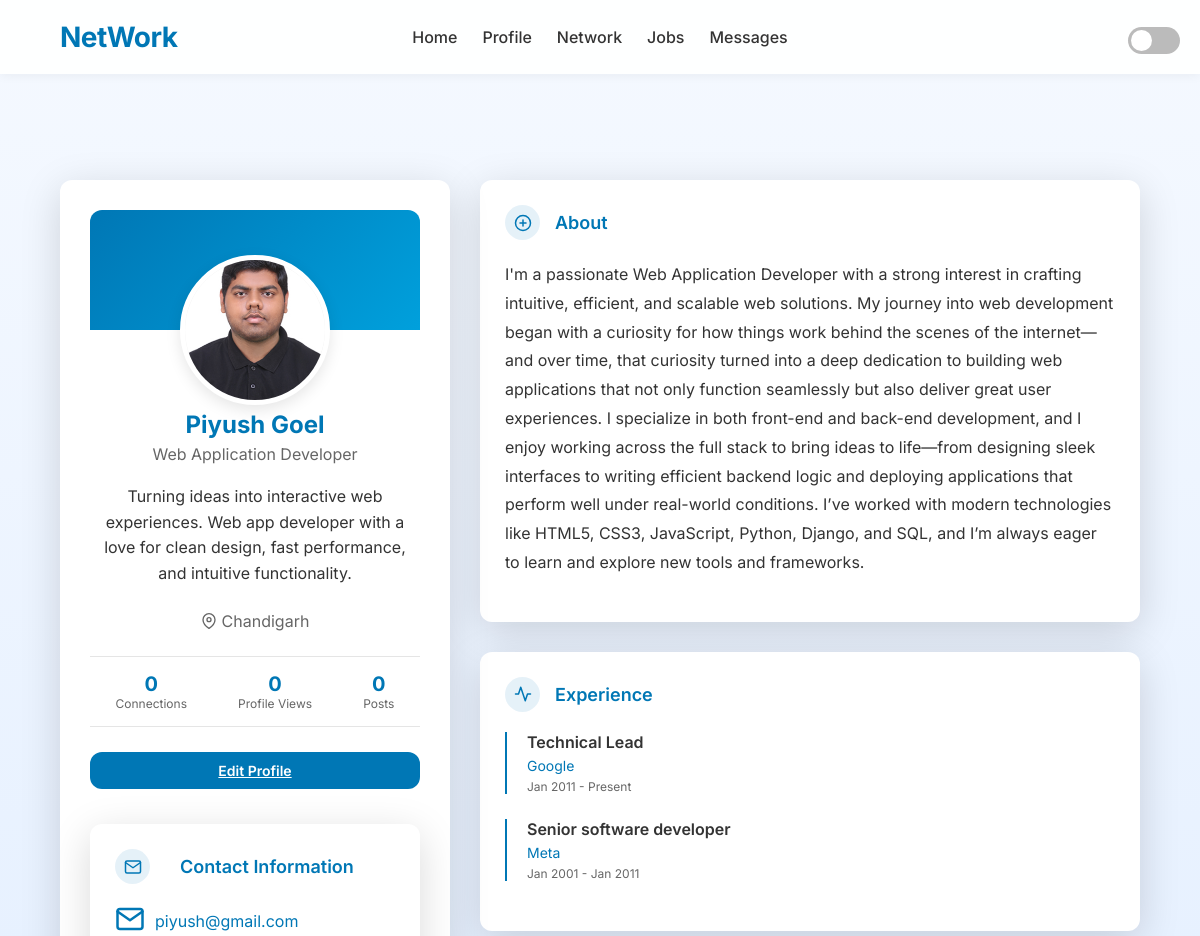
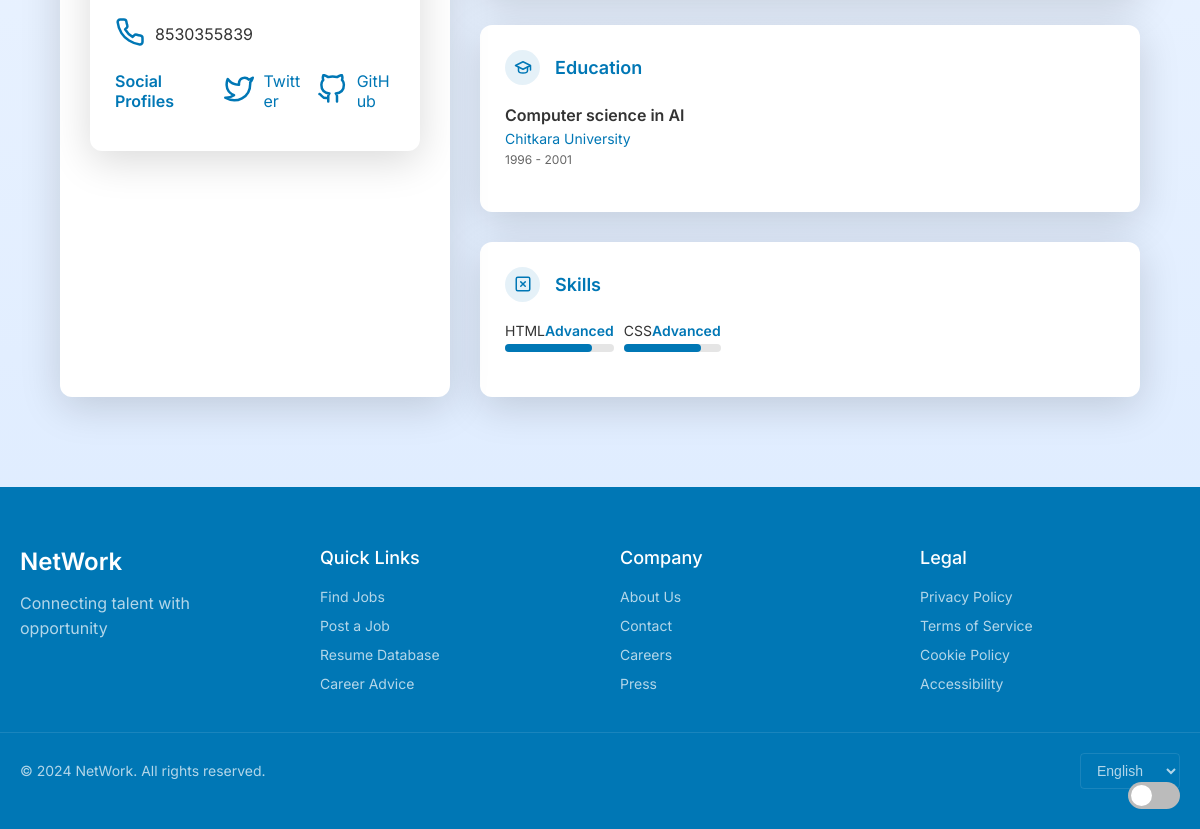
Screenshot of /profile/ (signed in) with the database file from the repository (2 pictures, top to bottom).
### network_auth/models.py (models this page shows, shortened)
class Profile(models.Model):
    user = models.OneToOneField(User, on_delete=models.CASCADE)
    first_name = models.CharField(max_length=100)
    last_name = models.CharField(max_length=100)
    title = models.CharField(max_length=200)
    location = models.CharField(max_length=200)
    short_bio = models.TextField()
    about = models.TextField()
    email = models.EmailField(max_length=255, blank=True)
    phone = models.CharField(max_length=20, blank=True)
    github = models.URLField(max_length=255, blank=True)
    twitter = models.URLField(max_length=255, blank=True)
    profile_image = models.ImageField(upload_to='profile_pics/', default='profile_pics/default.jpg')
    def get_full_name(self):
        return f"{self.first_name} {self.last_name}"
    profile_visibility = models.CharField(max_length=20, choices=PROFILE_VISIBILITY_CHOICES, default='public')
    show_email = models.BooleanField(default=True)
    show_phone = models.BooleanField(default=False)

class Experience(models.Model):
    profile = models.ForeignKey(Profile, on_delete=models.CASCADE, related_name='experiences')
    job_title = models.CharField(max_length=200)
    company = models.CharField(max_length=200)
    start_date = models.DateField()
    end_date = models.DateField(null=True, blank=True)
    currently_working = models.BooleanField(default=False)
    class Meta:
        ordering = ['-start_date']

class Education(models.Model):
    profile = models.ForeignKey(Profile, on_delete=models.CASCADE, related_name='educations')
    institution = models.CharField(max_length=200)
    degree = models.CharField(max_length=200)
    start_year = models.DateField()
    end_year = models.DateField()
    class Meta:
        ordering = ['-end_year']
        verbose_name_plural = "Education"

class Skill(models.Model):
    profile = models.ForeignKey(Profile, on_delete=models.CASCADE, related_name='skills')
    name = models.CharField(max_length=100)
    proficiency = models.IntegerField(choices=[(i, str(i)) for i in range(1, 101)], default=50)
    @property
    def level_text(self):
        try:
            prof = int(self.proficiency)
            if prof <= 33:
                return "Beginner"
            elif prof <= 66:
                return "Intermediate"
            else:
                return "Advanced"
        except (ValueError, TypeError):
            return "Not Specified"

### network_core/views.py (the view)
# urls.py: path('', views.profile_view, name='my_profile'),  # Current user's profile
@login_required
def profile_view(request, username=None):
    try:
        if username:
            profile = get_object_or_404(Profile, user__username=username)
        else:
            profile = get_object_or_404(Profile, user=request.user)
        experiences = Experience.objects.filter(profile=profile).order_by('-start_date')
        education = Education.objects.filter(profile=profile).order_by('-end_year')
        skills = profile.skills.all()
        context = {
            'profile': profile,
            'experiences': experiences,
            'education': education,
            'skills': skills,
            'is_own_profile': request.user == profile.user
        }
        return render(request, 'network_core/profile.html', context)
    except Profile.DoesNotExist:
        if username:
            messages.error(request, f"Profile for user {username} does not exist.")
            return redirect('login_register')
        else:
            messages.info(request, "Please create your profile first.")
            return redirect('create_profile')

### templates/network_core/profile.html (shortened to what this page needs)
<!DOCTYPE html>
<html lang="en">
<head>
  {% load static %}
  <link rel="stylesheet" href="{% static 'css/profile.css' %}">
  <link rel="stylesheet" href="{% static 'css/common.css' %}">
</head>
<body>
  {% include 'network_jobs/navbar.html' %}
  <div class="main-container">
    <div class="profile-container">
      <div class="profile-card">
        <div class="profile-header">
          <img src="{{ profile.profile_image.url }}" alt="Profile" class="profile-picture">
        </div>
        <h1 class="profile-name">{{ profile.get_full_name }}</h1>
        <p class="profile-title">{{ profile.title }}</p>
        <p class="profile-bio">
          {{ profile.short_bio }}
        </p>
        <div class="profile-location">
          <svg width="16" height="16" viewBox="0 0 24 24" fill="none" stroke="currentColor" stroke-width="2" stroke-linecap="round" stroke-linejoin="round">
            <path d="M21 10c0 7-9 13-9 13s-9-6-9-13a9 9 0 0 1 18 0z"></path>
            <circle cx="12" cy="10" r="3"></circle>
          </svg>
          {{ profile.location }}
        </div>
        <div class="profile-stats">
          <div class="stat">
            <div class="stat-value">{{ profile.connections|default:"0" }}</div>
            <div class="stat-label">Connections</div>
          </div>
          <div class="stat">
            <div class="stat-value">{{ profile.views|default:"0" }}</div>
            <div class="stat-label">Profile Views</div>
          </div>
          <div class="stat">
            <div class="stat-value">{{ profile.posts|default:"0" }}</div>
            <div class="stat-label">Posts</div>
          </div>
        </div>
        <div class="profile-actions">
          {% if user == profile.user %}
            <a href="{% url 'edit_profile' %}" class="action-btn action-btn-primary">Edit Profile</a>
          {% endif %}
        </div>
        <div class="contact-section">
          <div class="contact-header">
            <div class="card-icon">
              <svg width="18" height="18" viewBox="0 0 24 24" fill="none" stroke="#0077b5" stroke-width="2" stroke-linecap="round" stroke-linejoin="round">
                <path d="M4 4h16c1.1 0 2 .9 2 2v12c0 1.1-.9 2-2 2H4c-1.1 0-2-.9-2-2V6c0-1.1.9-2 2-2z"></path>
                <polyline points="22,6 12,13 2,6"></polyline>
              </svg>
            </div>
            <h2 class="contact-title">Contact Information</h2>
          </div>
          <div class="contact-item">
            <div class="contact-icon">
              <svg viewBox="0 0 24 24" fill="none" stroke="currentColor" stroke-width="2" stroke-linecap="round" stroke-linejoin="round">
                <path d="M4 4h16c1.1 0 2 .9 2 2v12c0 1.1-.9 2-2 2H4c-1.1 0-2-.9-2-2V6c0-1.1.9-2 2-2z"></path>
                <polyline points="22,6 12,13 2,6"></polyline>
              </svg>
            </div>
            <div class="contact-value">
              <a href="mailto:{{ profile.user.email }}">{{ profile.user.email }}</a>
            </div>
          </div>
          {% if profile.phone %}
          <div class="contact-item">
            <div class="contact-icon">
            </div>
            <div class="contact-value">
              {{ profile.phone }}
            </div>
          </div>
          {% endif %}
          <div class="social-links">
            <h3 class="social-title">Social Profiles</h3>
            {% if profile.twitter %}
            <div class="contact-item">
              <div class="contact-icon">
                <svg viewBox="0 0 24 24" fill="none" stroke="currentColor" stroke-width="2" stroke-linecap="round" stroke-linejoin="round">
                  <path d="M23 3a10.9 10.9 0 0 1-3.14 1.53 4.48 4.48 0 0 0-7.86 3v1A10.66 10.66 0 0 1 3 4s-4 9 5 13a11.64 11.64 0 0 1-7 2c9 5 20 0 20-11.5a4.5 4.5 0 0 0-.08-.83A7.72 7.72 0 0 0 23 3z"></path>
                </svg>
              </div>
              <div class="contact-value">
                <a href="{{ profile.twitter }}" target="_blank">Twitter</a>
              </div>
            </div>
            {% endif %}
            {% if profile.github %}
            <div class="contact-item">
              <div class="contact-icon">
              </div>
              <div class="contact-value">
                <a href="{{ profile.github }}" target="_blank">GitHub</a>
              </div>
            </div>
            {% endif %}
          </div>
        </div>
      </div>
      <div class="profile-content">
        <div class="content-card">
          <div class="card-header">
            <div class="card-icon">
              <svg width="18" height="18" viewBox="0 0 24 24" fill="none" stroke="#0077b5" stroke-width="2" stroke-linecap="round" stroke-linejoin="round">
                <circle cx="12" cy="12" r="10"></circle>
                <line x1="12" y1="8" x2="12" y2="16"></line>
                <line x1="8" y1="12" x2="16" y2="12"></line>
              </svg>
            </div>
            <h2 class="card-title">About</h2>
          </div>
          <div class="about-text">
            {{ profile.about }}
          </div>
        </div>
        <div class="content-card">
          <div class="card-header">
            <div class="card-icon">
              <svg width="18" height="18" viewBox="0 0 24 24" fill="none" stroke="#0077b5" stroke-width="2" stroke-linecap="round" stroke-linejoin="round">
                <path d="M22 12h-4l-3 9L9 3l-3 9H2"></path>
              </svg>
            </div>
            <h2 class="card-title">Experience</h2>
          </div>
          {% for experience in experiences %}
          <div class="experience-item">
            <h3 class="experience-title">{{ experience.job_title }}</h3>
            <p class="experience-company">{{ experience.company }}</p>
            <p class="experience-date">{{ experience.start_date|date:"M Y" }} - {% if experience.currently_working %}Present{% else %}{{ experience.end_date|date:"M Y" }}{% endif %}</p>
          </div>
          {% endfor %}
        </div>
        <div class="content-card">
          <div class="card-header">
            <div class="card-icon">
              <svg width="18" height="18" viewBox="0 0 24 24" fill="none" stroke="#0077b5" stroke-width="2" stroke-linecap="round" stroke-linejoin="round">
                <path d="M22 10v6M2 10l10-5 10 5-10 5z"></path>
                <path d="M6 12v5c0 2 2 3 6 3s6-1 6-3v-5"></path>
              </svg>
            </div>
            <h2 class="card-title">Education</h2>
          </div>
          {% for education in profile.educations.all %}
          <div class="education-item">
            <h3 class="education-degree">{{ education.degree }}</h3>
            <p class="education-school">{{ education.institution }}</p>
            <p class="education-date">{{ education.start_year|date:"Y" }} - {{ education.end_year|date:"Y" }}</p>
          </div>
          {% endfor %}
        </div>
        <div class="content-card">
          <div class="card-header">
            <div class="card-icon">
              <svg width="18" height="18" viewBox="0 0 24 24" fill="none" stroke="#0077b5" stroke-width="2" stroke-linecap="round" stroke-linejoin="round">
                <rect x="3" y="3" width="18" height="18" rx="2" ry="2"></rect>
                <line x1="9" y1="9" x2="15" y2="15"></line>
                <line x1="15" y1="9" x2="9" y2="15"></line>
              </svg>
            </div>
            <h2 class="card-title">Skills</h2>
          </div>
          <div class="skills-container">
            {% for skill in skills %}
            <div class="skill-item">
              <div class="skill-name">
                <span>{{ skill.name }}</span>
                <span class="skill-level">{{ skill.level_text }}</span>
              </div>
              <div class="progress-container">
                <div class="progress-bar" data-percentage="{{ skill.proficiency }}"></div>
              </div>
            </div>
            {% empty %}
            <p class="empty-section">No skills added yet.</p>
            {% endfor %}
          </div>
        </div>
      </div>
    </div>
  </div>
  <div class="toggle-theme">
    <label for="theme-toggle">Toggle Dark Mode</label>
  </div>
  {% include 'network_jobs/footer.html' %}
</body>
</html>

### static/css/common.css (style rules this page uses)
:root { --footer-bg: #0077b5; --text-light: #fff; --text-white: rgba(255, 255, 255, 0.7); --hover-color: #fff; --border-color: rgba(255, 255, 255, 0.1); --transition: all 0.3s ease; }
.social-links { display: flex; gap: 15px; margin-top: 20px; }

### static/css/base.css (style rules this page uses)
:root { --primary-color: #0077b5; --primary-dark: #005582; --primary-light: #00a0dc; --secondary-color: #fff; --text-dark: #333; --text-light: #fff; --text-gray: #666; --border-radius: 12px; --box-shadow: 0 10px 40px rgba(0, 0, 0, 0.15); --transition: all 0.3s ease; --bg-color: #fff; --hover-color: #f5f5f5; --dark-bg: #1c1f26; --dark-hover: #2a2f3a; }
* { margin: 0; padding: 0; box-sizing: border-box; }
body { font-family: 'Inter', sans-serif; background: linear-gradient(to bottom, #f5f9ff, #dbeaff); color: var(--text-dark); min-height: 100vh; display: flex; flex-direction: column; padding-top: 80px; }

### static/css/navbar.css (style rules this page uses)
.toggle-theme { margin-left: auto; }
.toggle-theme label { cursor: pointer; text-indent: -9999px; width: 52px; height: 27px; background: #bbb; display: block; border-radius: 100px; position: relative; }
.toggle-theme label:after { content: ''; position: absolute; top: 3px; left: 3px; width: 21px; height: 21px; background: #fff; border-radius: 90px; transition: 0.3s; }

### rows the page displays
Profile: profile_image (picture), get_full_name "Piyush Goel", title "Web Application Developer", short_bio "Turning ideas into interactive web experiences. Web app developer with a love for clean design, fast performance, and intuitive functionality.", location "Chandigarh", user.email "piyush@gmail.com", phone "8530355839", about "I'm a passionate Web Application Developer with a strong interest in crafting intuitive, efficient, and scalable web solutions. My journey into web development began with a curiosity for how things work behind the scenes of the internet—and over time, that curiosity turned into a deep dedication to building web applications that not only function seamlessly but also deliver great user experiences. I specialize in both front-end and back-end development, and I enjoy working across the full stack to bring ideas to life—from designing sleek interfaces to writing efficient backend logic and deploying applications that perform well under real-world conditions. I’ve worked with modern…"
Experience: job_title "Technical Lead", company "Google", start_date "Jan 2011", currently_working "Present"
Experience: job_title "Senior software developer", company "Meta", start_date "Jan 2001", end_date "Jan 2011"
Education: degree "Computer science in AI", institution "Chitkara University", start_year "1996", end_year "2001"
Skill: name "HTML", level_text "Advanced"
Skill: name "CSS", level_text "Advanced"

### other values shown
{{ profile.connections|default:"0" }} "0"
{{ profile.views|default:"0" }} "0"
{{ profile.posts|default:"0" }} "0"
